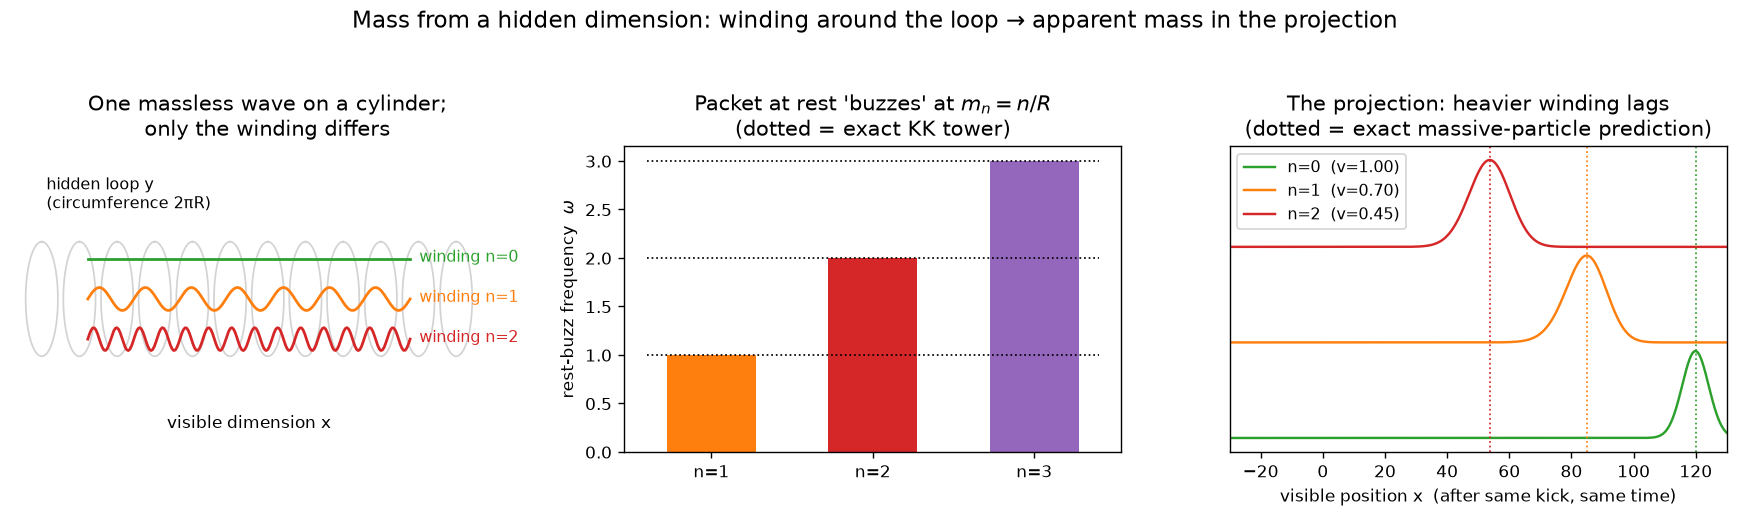

Source code (Python):
"""
Plan A — the Kaluza-Klein projection demo.

A MASSLESS wave lives on a cylinder: one visible dimension x, one hidden tiny loop y
(circumference L = 2*pi*R).  The full 2D field obeys the plain massless wave equation

    d2 phi/dt2 = c^2 (d2/dx2 + d2/dy2) phi ,   c = 1.

Because y is a loop, the y-dependence is quantized: phi ~ e^{i n y / R}, n = winding.
Plug that in and the visible (x) projection obeys

    d2 phi/dt2 = d2 phi/dx2 - (n/R)^2 phi      <-- the Klein-Gordon equation
                                                    of a particle with MASS m_n = n/R.

So: same 2D massless wave; different winding around the hidden loop; the projection
sees a tower of particles of different masses.  "Mass = motion in the hidden dimension."

We verify numerically, from the simulation alone (no formula injected):
  1) REST BUZZ: an n>=1 packet with zero visible momentum oscillates at frequency m_n.
     Measure the oscillation frequency for n=1,2,3 -> should scale 1:2:3.
  2) SLOWER TRAVEL: give each packet the same visible momentum k; massless n=0 moves
     at c, massive n>=1 move at the Klein-Gordon group velocity v = k/sqrt(k^2+m^2).
  3) Panels of the projection |phi(x)|: n=0 stays sharp and races; n>=1 lags & buzzes.

Leapfrog integration of the 2D wave equation; y handled spectrally (exact, since the
loop dependence stays a single Fourier mode: phi(x,y,t) = f(x,t) e^{i n y/R}, and f
obeys f_tt = f_xx - (n/R)^2 f -- we evolve THAT 1D equation, which IS the projection).
"""
import numpy as np
import matplotlib
matplotlib.use("Agg")
import matplotlib.pyplot as plt

# ---------------- setup ----------------
c = 1.0
R = 1.0                      # hidden loop radius  -> m_n = n/R = n
Nx, Lx = 4096, 400.0
x = np.linspace(-Lx/2, Lx/2, Nx, endpoint=False)
dx = x[1] - x[0]
dt = 0.4 * dx                # CFL-safe
k_kick = 1.0                 # visible momentum given in the travel test
sigma = 6.0                  # packet width

def evolve(n_wind, k0, T):
    """Evolve f_tt = f_xx - m^2 f (m = n_wind/R) from a Gaussian packet; leapfrog."""
    m = n_wind / R
    f = np.exp(-x**2/(2*sigma**2)) * np.exp(1j*k0*x)
    # exact first-step velocity for a packet built from +omega modes:
    #   f_t = -i*omega(k) f  applied in k-space
    kgrid = 2*np.pi*np.fft.fftfreq(Nx, dx)
    omega = np.sqrt(kgrid**2 + m**2)
    ft = np.fft.ifft(-1j*omega*np.fft.fft(f))
    fprev = f - dt*ft                                   # backward Euler seed
    steps = int(T/dt)
    lap_fac = (dt/dx)**2
    probe = []                                          # field at a probe point
    ip = Nx//2
    for s in range(steps):
        lap = np.roll(f, 1) + np.roll(f, -1) - 2*f
        fnew = 2*f - fprev + lap_fac*lap - (dt*m)**2 * f
        fprev, f = f, fnew
        probe.append(f[ip])
    return f, np.array(probe)

# ---------------- 1) rest buzz: frequency vs winding ----------------
T_buzz = 300.0
freqs = []
for n in (1, 2, 3):
    _, probe = evolve(n, k0=0.0, T=T_buzz)
    sig = (probe - probe.mean()).real * np.hanning(len(probe))
    sp = np.abs(np.fft.rfft(sig))
    fr = np.fft.rfftfreq(len(sig), dt) * 2*np.pi        # angular frequency
    i = np.argmax(sp)
    # parabolic interpolation around the peak for sub-bin frequency accuracy
    if 0 < i < len(sp)-1:
        d = 0.5*(sp[i-1]-sp[i+1])/(sp[i-1]-2*sp[i]+sp[i+1])
        freqs.append(fr[i] + d*(fr[1]-fr[0]))
    else:
        freqs.append(fr[i])
f1, f2, f3 = freqs
print("1) REST BUZZ (packet at rest, hidden winding n):")
print(f"   measured omega  n=1: {f1:.4f}   n=2: {f2:.4f}   n=3: {f3:.4f}")
print(f"   ratios: {f1/f1:.3f} : {f2/f1:.3f} : {f3/f1:.3f}   (exact KK: 1 : 2 : 3)")
print(f"   absolute vs m_n = n/R: errors "
      f"{abs(f1-1):.3%}, {abs(f2-2)/2:.3%}, {abs(f3-3)/3:.3%}")

# ---------------- 2) travel race: group velocity vs winding ----------------
T_race = 120.0
centers, snaps = [], {}
for n in (0, 1, 2):
    f, _ = evolve(n, k0=k_kick, T=T_race)
    P = np.abs(f)**2
    xc = np.sum(x*P)/np.sum(P)
    centers.append(xc)
    snaps[n] = P
v_meas = [xc/T_race for xc in centers]
v_exact = [k_kick/np.sqrt(k_kick**2 + (n/R)**2) for n in (0, 1, 2)]
print("\n2) TRAVEL RACE (same visible kick k=1 for everyone):")
for n, vm, ve in zip((0, 1, 2), v_meas, v_exact):
    print(f"   n={n}:  v_measured = {vm:.4f}   v_KG_exact = {ve:.4f}"
          f"   (err {abs(vm-ve)/ve:.2%})")
print("   n=0 races at c; higher winding = heavier = slower. Same 2D wave each time.")

# ---------------- figure ----------------
fig, ax = plt.subplots(1, 3, figsize=(14, 4.2))

# cylinder cartoon
th = np.linspace(0, 2*np.pi, 60)
for xx in np.linspace(0.5, 9.5, 12):
    ax[0].plot(xx + 0.35*np.sin(th), 1.2*np.cos(th)*0.5, color="lightgray", lw=1)
ax[0].annotate("visible dimension x", (5, -1.35), ha="center")
ax[0].annotate("hidden loop y\n(circumference 2πR)", (0.6, 0.95), fontsize=9)
for i, (nn, col) in enumerate(zip((0, 1, 2), ("tab:green", "tab:orange", "tab:red"))):
    yy = 0.42 - 0.42*i
    ax[0].plot(np.linspace(1.5, 8.5, 200),
               yy + 0.12*np.sin(nn*np.linspace(0, 14*np.pi, 200)),
               color=col, lw=1.6)
    ax[0].annotate(f"winding n={nn}", (8.7, yy-0.03), color=col, fontsize=9)
ax[0].set_xlim(0, 10.8); ax[0].set_ylim(-1.6, 1.6); ax[0].axis("off")
ax[0].set_title("One massless wave on a cylinder;\nonly the winding differs")

# rest buzz spectrum ratios
ax[1].bar(["n=1", "n=2", "n=3"], [f1, f2, f3],
          color=["tab:orange", "tab:red", "tab:purple"], width=0.55)
ax[1].plot([-0.4, 2.4], [1, 1], "k:", lw=1); ax[1].plot([-0.4, 2.4], [2, 2], "k:", lw=1)
ax[1].plot([-0.4, 2.4], [3, 3], "k:", lw=1)
ax[1].set_ylabel("rest-buzz frequency  $\\omega$")
ax[1].set_title("Packet at rest 'buzzes' at $m_n = n/R$\n(dotted = exact KK tower)")

# race snapshots
for n, col in zip((0, 1, 2), ("tab:green", "tab:orange", "tab:red")):
    P = snaps[n]/snaps[n].max()
    ax[2].plot(x, P + n*1.1, color=col, lw=1.4,
               label=f"n={n}  (v={v_meas[n]:.2f})")
    ax[2].axvline(v_exact[n]*T_race, color=col, ls=":", lw=1)
ax[2].set_xlim(-30, 130); ax[2].set_yticks([])
ax[2].set_xlabel("visible position x  (after same kick, same time)")
ax[2].set_title("The projection: heavier winding lags\n(dotted = exact massive-particle prediction)")
ax[2].legend(fontsize=9, loc="upper left")

fig.suptitle("Mass from a hidden dimension: winding around the loop → apparent mass in the projection",
             fontsize=13)
fig.tight_layout(rect=[0, 0, 1, 0.94])
fig.savefig("kk_projection.png", dpi=125)
print("\nsaved -> qsim/kk_projection.png")
